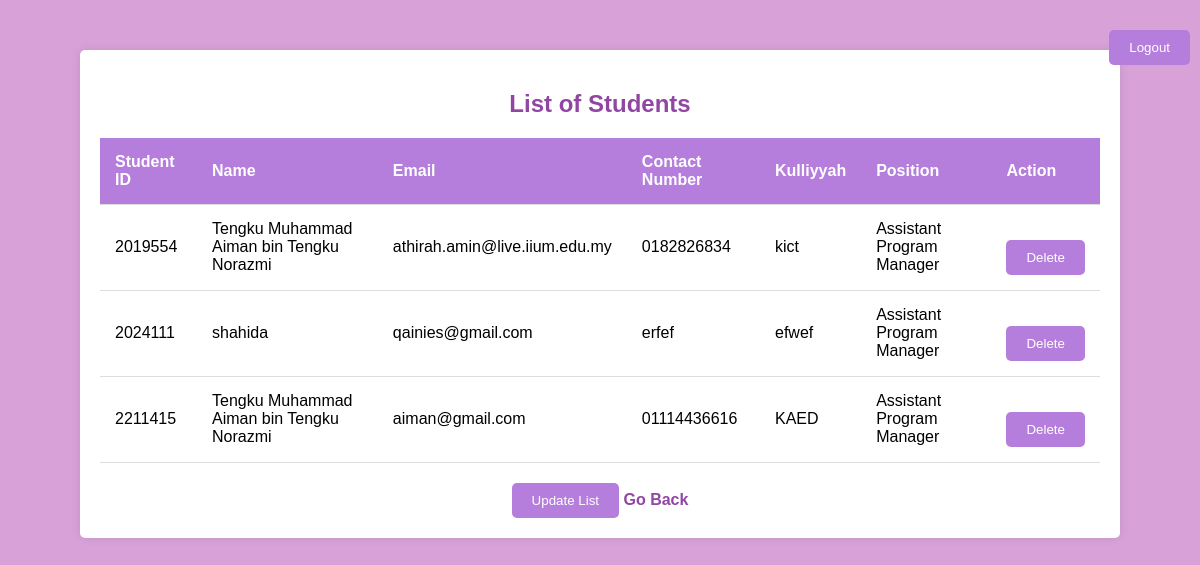
/program.php?program=101, run on an earlier commit of the app's database.
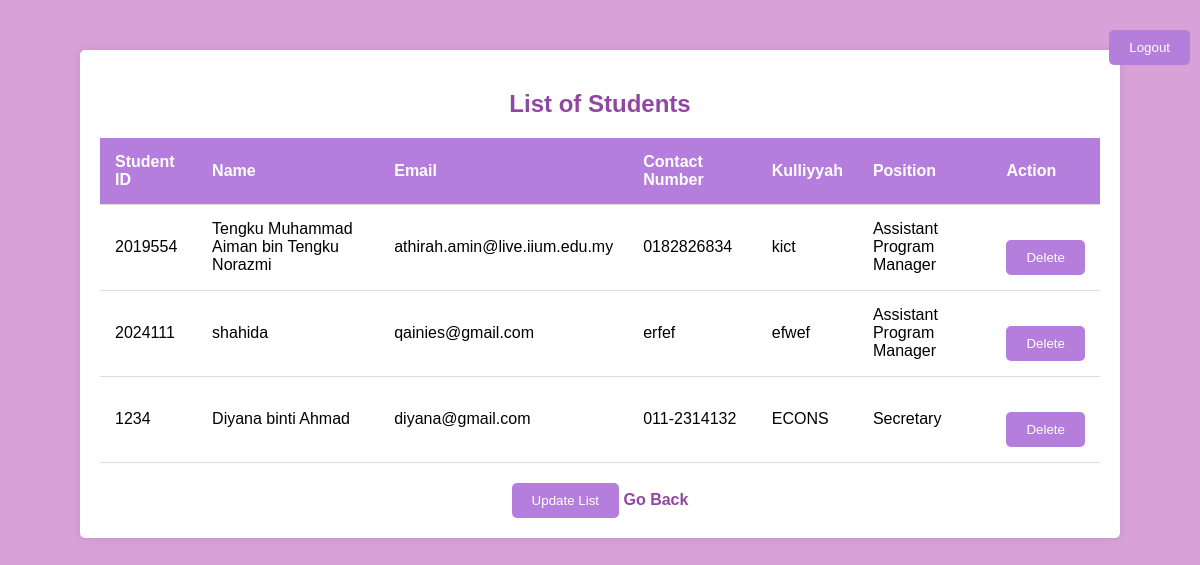
And on a later commit of the database.
### tables this page shows
CREATE TABLE `student` (
  `StudentID` int(11) NOT NULL,
  `ProgramName` varchar(50) NOT NULL,
  `Name` varchar(255) DEFAULT NULL,
  `Email` varchar(255) DEFAULT NULL,
  `Cont_Num` varchar(15) DEFAULT NULL,
  `Kulliyyah` varchar(255) DEFAULT NULL,
  `Committee` varchar(50) NOT NULL
);

### program.php (the view, shortened to what this page needs)
<!DOCTYPE html>
<html lang="en">
<head>
</head>
<body>
    <form class="logout-form" method="post" action="logout.php">
        <button class="logout-button" type="submit">Logout</button>
    </form>
    <div class="container">
        <?php
        include("dbconnect.php");
        $programID = isset($_GET['program']) ? $_GET['program'] : '';
        $queryStudents = "SELECT s.StudentID, s.Name, s.Email, s.Cont_Num, s.Kulliyyah, s.Committee
                        FROM student s
                        JOIN student_program sp ON s.StudentID = sp.StudentID
                        WHERE sp.ProgramID = '$programID'";
        $resultStudents = $conn->query($queryStudents);
        ?>
        <h2>List of Students</h2>
        <table>
    <tr>
        <th>Student ID</th>
        <th>Name</th>
        <th>Email</th>
        <th>Contact Number</th>
        <th>Kulliyyah</th>
        <th>Position</th>
        <th>Action</th>
    </tr>
    <?php
    while ($rowStudent = $resultStudents->fetch_assoc()) {
        echo "<tr>";
        echo "<td>" . $rowStudent['StudentID'] . "</td>";
        echo "<td>" . $rowStudent['Name'] . "</td>";
        echo "<td>" . $rowStudent['Email'] . "</td>";
        echo "<td>" . $rowStudent['Cont_Num'] . "</td>";
        echo "<td>" . $rowStudent['Kulliyyah'] . "</td>";
        echo "<td>" . $rowStudent['Committee'] . "</td>";
        echo "<td><button onclick=\"deleteStudent('".$rowStudent['StudentID']."')\">Delete</button></td>";
        echo "</tr>";
    }
    ?>
</table>
<button onclick="window.location.href='updatelist.php?program=<?php echo $programID; ?>'">Update List</button>
<a href='javascript:history.go(-1)'>Go Back</a>
</html>

### program.php (style rules this page uses)
body { background-color: #d8a2d8; margin: 0; font-family: Arial, sans-serif; }
.container { background-color: #fff; box-shadow: 0 0 10px rgba(0, 0, 0, 0.1); padding: 20px; border-radius: 5px; max-width: 1000px; margin: 50px auto; text-align: center; }
h2 { color: #9146a4; }
table { width: 100%; margin-top: 20px; border-collapse: collapse; }
th, td { padding: 15px; text-align: left; border-bottom: 1px solid #ddd; }
th { background-color: #b57edc; color: #fff; }
button { background-color: #b57edc; color: #fff; padding: 10px 20px; border: none; border-radius: 5px; cursor: pointer; margin-top: 20px; }
a { text-decoration: none; color: #9146a4; font-weight: bold; margin-top: 10px; display: inline-block; }
form.logout-form { position: fixed; top: 10px; right: 10px; }
button.logout-button { background-color: #b57edc; color: #fff; padding: 10px 20px; border: none; border-radius: 5px; cursor: pointer; }

What changed in the data, as far as the page shows it:
no longer on this page (row unchanged): student: StudentID "2211415", Name "Tengku Muhammad Aiman bin Tengku Norazmi", Email "aiman@gmail.com", Cont_Num "01114436616", Kulliyyah "KAED", Committee "Assistant Program Manager"
added student: StudentID "1234", Name "Diyana binti Ahmad", Email "diyana@gmail.com", Cont_Num "011-2314132", Kulliyyah "ECONS", Committee "Secretary"
